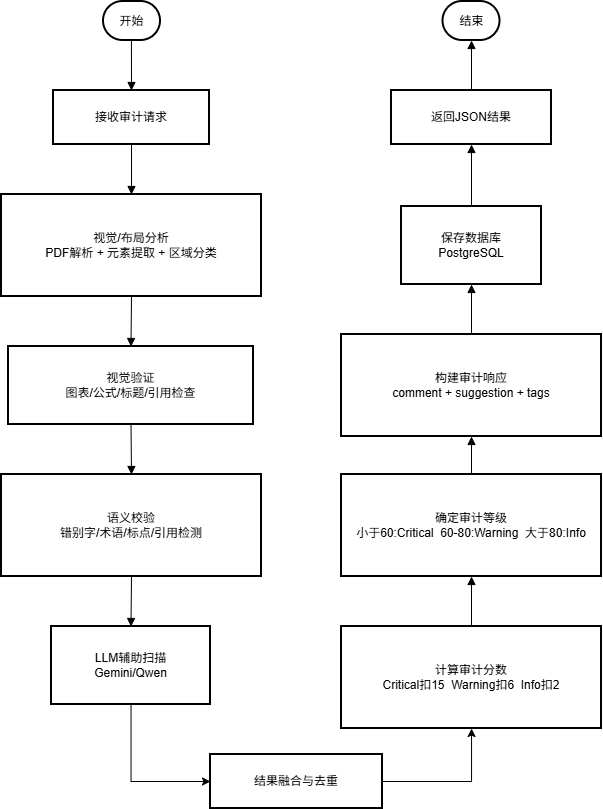
#> input picture 流程图.png, 603 x 809 px
$ python -i vision_utils.py   (imports and definitions only)
#> lines starting #> are read from the running program, lines starting #| are printed output that depends on the picture; after the words box and inside, x2 and y2 are one past the last pixel; in counts of white or black regions, pixels touching at a corner belong together
#> further down, picture is the input picture: shape (809, 603); min 0, max 255, mean 244.2
from typing import List, Tuple
import cv2
import numpy as np


def to_gray(img: np.ndarray) -> np.ndarray:
    if len(img.shape) == 2:
        return img
    return cv2.cvtColor(img, cv2.COLOR_BGR2GRAY)


def binarize(gray: np.ndarray) -> np.ndarray:
    return cv2.adaptiveThreshold(gray, 255, cv2.ADAPTIVE_THRESH_GAUSSIAN_C, cv2.THRESH_BINARY, 35, 15)


def find_contours(binary: np.ndarray) -> List[np.ndarray]:
    contours, _ = cv2.findContours(binary, cv2.RETR_EXTERNAL, cv2.CHAIN_APPROX_SIMPLE)
    return contours


def contour_bboxes(contours: List[np.ndarray], min_area: int = 200) -> List[Tuple[int, int, int, int]]:
    bboxes = []
    for c in contours:
        x, y, w, h = cv2.boundingRect(c)
        if w * h >= min_area:
            bboxes.append((x, y, x + w, y + h))
    return bboxes


def detect_text_lines(gray: np.ndarray) -> List[Tuple[int, int, int, int]]:
    kernel = cv2.getStructuringElement(cv2.MORPH_RECT, (25, 3))
    morph = cv2.morphologyEx(gray, cv2.MORPH_CLOSE, kernel)
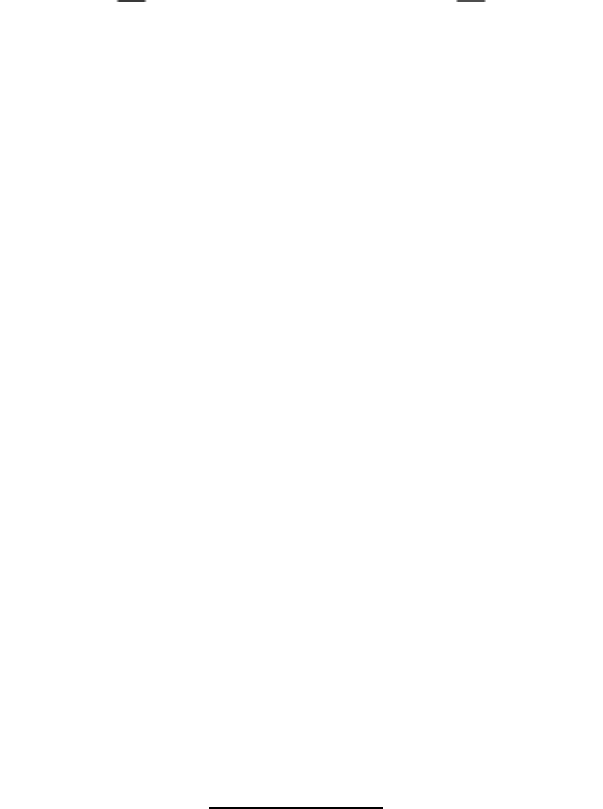
#> morph: shape (809, 603); min 0, max 255, mean 254.8
    _, th = cv2.threshold(morph, 0, 255, cv2.THRESH_BINARY + cv2.THRESH_OTSU)
#> th: shape (809, 603); 99.9% white; 3 black regions
    contours = find_contours(th)
#> in find_contours, `contours, _ = cv2.findContours(binary, cv2.RETR_EXTERNAL, cv2.CHAIN_AP..`: contours = 1 contour; box (x1, y1, x2, y2) and area: (0, 0, 603, 809) 485955
    return contour_bboxes(contours, min_area=300)
#> the loop in contour_bboxes, `for c in contours:` made 1 pass
#> after the loop in contour_bboxes, `for c in contours:`: bboxes = [(0, 0, 603, 809)]

>>> import cv2
>>> picture = cv2.imread('../../流程图.png', cv2.IMREAD_GRAYSCALE)
>>> result = detect_text_lines(picture)
#> result = [(0, 0, 603, 809)]
